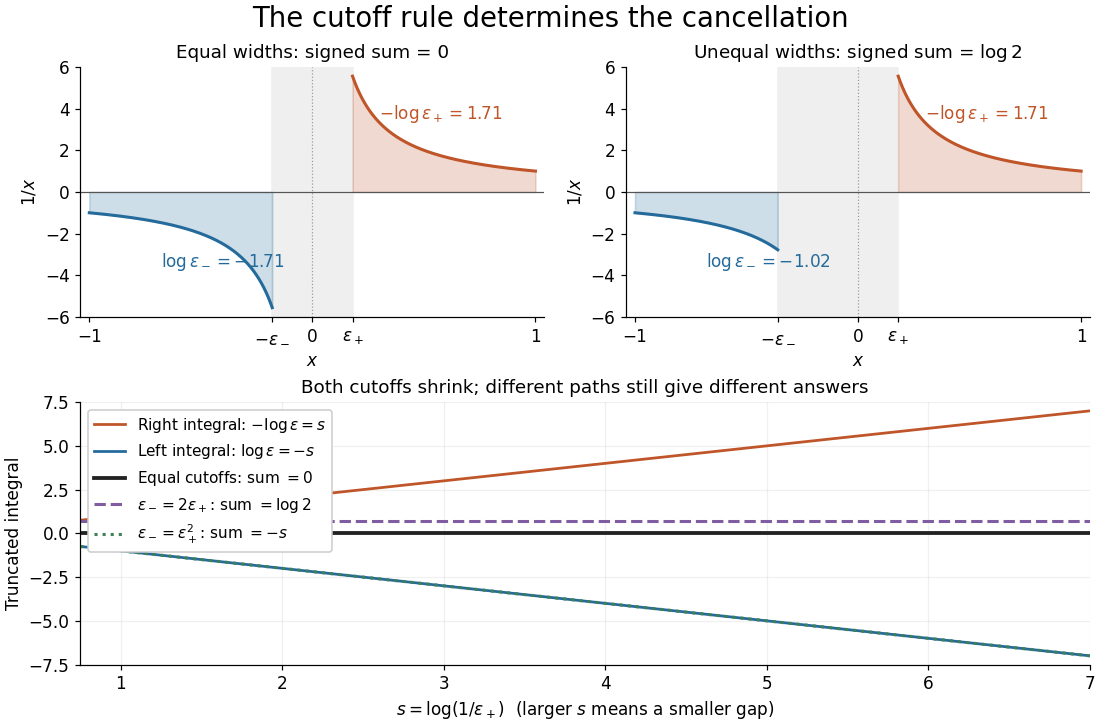

Here is the Python script that generated this plot:
"""Illustrate exact cutoff dependence of 1/x; no measured data.

Run from _media with MPLCONFIGDIR=/tmp/codex-wiki-matplotlib.
Output is this script's basename with .png, in the current directory.
Tested: Python 3.14.4, Matplotlib 3.10.7+dfsg1, NumPy 2.3.5.
"""

import json
from pathlib import Path

import matplotlib
matplotlib.use("Agg")
import matplotlib.pyplot as plt
import numpy as np


def main():
    blue, orange, purple = "#246a9b", "#bf5529", "#805ca0"
    plt.rcParams.update({"font.size": 11, "axes.spines.top": False,
                         "axes.spines.right": False, "axes.facecolor": "white"})
    fig = plt.figure(figsize=(10, 6.6), facecolor="white", layout="constrained")
    grid = fig.add_gridspec(2, 2, height_ratios=[1, 1.05])
    fig.suptitle("The cutoff rule determines the cancellation", fontsize=18)
    for ax, em, ep, title in [
        (fig.add_subplot(grid[0, 0]), 0.18, 0.18, "Equal widths: signed sum = 0"),
        (fig.add_subplot(grid[0, 1]), 0.36, 0.18, r"Unequal widths: signed sum = $\log 2$"),
    ]:
        left = np.linspace(-1, -em, 600)
        right = np.linspace(ep, 1, 600)
        for x, color in [(left, blue), (right, orange)]:
            ax.plot(x, 1/x, color=color, lw=2)
            ax.fill_between(x, 0, 1/x, color=color, alpha=0.22)
        ax.axvspan(-em, ep, color="#efefef", zorder=0)
        ax.axhline(0, color="#555555", lw=0.8)
        ax.axvline(0, color="#999999", lw=0.8, ls=":")
        ax.text(-0.68, -3.6, rf"$\log\varepsilon_-={np.log(em):.2f}$", color=blue)
        ax.text(0.30, 3.5, rf"$-\log\varepsilon_+={-np.log(ep):.2f}$", color=orange)
        ax.set_xticks([-1, -em, 0, ep, 1],
                      ["−1", r"$-\varepsilon_-$", "0", r"$\varepsilon_+$", "1"])
        ax.set(xlim=(-1.04, 1.04), ylim=(-6, 6), ylabel=r"$1/x$", xlabel=r"$x$")
        ax.set_title(title, fontsize=12)

    ax = fig.add_subplot(grid[1, :])
    s = np.linspace(0.75, 7, 500)
    ax.plot(s, s, color=orange, lw=1.8, label=r"Right integral: $-\log\varepsilon=s$")
    ax.plot(s, -s, color=blue, lw=1.8, label=r"Left integral: $\log\varepsilon=-s$")
    ax.plot(s, np.zeros_like(s), color="#222222", lw=2.5,
            label=r"Equal cutoffs: sum $=0$")
    ax.plot(s, np.full_like(s, np.log(2)), color=purple, lw=2, ls="--",
            label=r"$\varepsilon_-=2\varepsilon_+$: sum $=\log 2$")
    ax.plot(s, -s, color="#417f55", lw=2, ls=":",
            label=r"$\varepsilon_-=\varepsilon_+^2$: sum $=-s$")
    ax.set(xlabel=r"$s=\log(1/\varepsilon_+)$  (larger $s$ means a smaller gap)",
           ylabel="Truncated integral", xlim=(0.75, 7), ylim=(-7.5, 7.5))
    ax.grid(alpha=0.18)
    ax.legend(loc="upper left", fontsize=10, framealpha=1)
    ax.set_title("Both cutoffs shrink; different paths still give different answers", fontsize=12)
    fig.savefig(Path(__file__).stem + ".png", dpi=110, facecolor="white", transparent=False)
    plt.close(fig)
    print(json.dumps({"symmetric_sum": 0, "ratio_two_sum": float(np.log(2)),
                      "unequal_endpoints_minus_one_to_two": float(np.log(2)),
                      "squared_left_cutoff_sum_at_s_seven": -7}))


if __name__ == "__main__":
    main()
